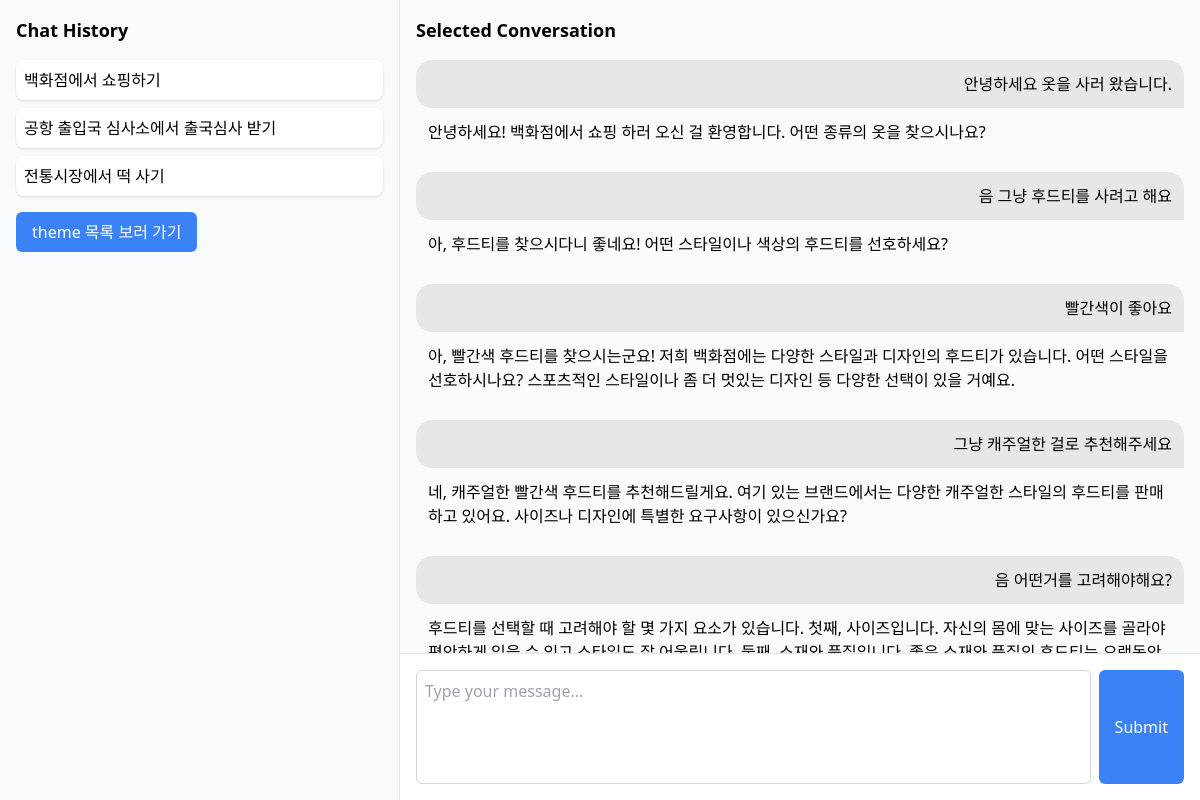
The page /ktalk/init/14/ on the database its author committed.
### ktalk/models.py (models this page shows, shortened)
class ThemeTest(models.Model):
    name = models.CharField(max_length=100)
    inittext = models.TextField()
    assistantrole = models.TextField()

class ConversationTest(models.Model):
    theme = models.ForeignKey(ThemeTest, on_delete=models.CASCADE)
    role = models.CharField(max_length=10)  # 'user' or 'assistant'
    content = models.TextField()

### ktalk/views.py (the view, shortened to what this page needs)
# urls.py: path('init/', views.index, name='index'),
def index(request, theme_id=None):
    themelist = ThemeTest.objects.all().order_by('id')
    theme = None
    conversations = []
    if theme_id:
        theme = get_object_or_404(ThemeTest, id=theme_id)
        conversation_objects = ConversationTest.objects.filter(theme=theme).order_by('id')
        temp_conversations = []
        for conversation in conversation_objects:
            if conversation.role == 'user':
                temp_conversations.append((conversation, None))  # Add user question with a placeholder for the answer
            elif conversation.role == 'assistant' and temp_conversations:
                last_conversation = temp_conversations[-1]
                if last_conversation[1] is None:  # If the last item has no answer
                    temp_conversations[-1] = (last_conversation[0], conversation)  # Pair the last question with this answer
        conversations = [conv for conv in temp_conversations if conv[1] is not None]  # Filter out unanswered questions
    context = {
        'themelist': themelist,
        'theme': theme,
        'conversations': conversations,
    }
    return render(request, 'ktalk/new_index.html', context)

### templates/ktalk/new_index.html (shortened to what this page needs)
<!DOCTYPE html>
<html lang="en">
<head>
    <script src="https://cdn.tailwindcss.com"></script>
    <link rel="stylesheet" href="/static/ktalk/style.css">
</head>
<body class="bg-gray-50">
    <div class="flex h-screen">
        <div class="w-1/3 p-4 border-r border-gray-200 overflow-y-auto">
            <h2 class="text-lg font-semibold mb-4">Chat History</h2>
            <div class="space-y-2">
                {% for theme in themelist %}
                <div class="theme-item p-2 bg-white rounded-lg shadow cursor-pointer">
                    <a href="{% url 'ktalk:index_with_theme' theme.id %}">{{ theme.name }}</a>
                </div>
                {% endfor %}
            </div>
            <div>
                <button class="mt-4 px-4 py-2 bg-blue-500 text-white rounded-md hover:bg-blue-600 transition"><a href="{% url 'ktalk:theme' %}">theme 목록 보러 가기</a></button>
            </div>
        </div>
        <div class="w-2/3 p-4">
            <h2 class="text-lg font-semibold mb-4">Selected Conversation</h2>
            <div class="space-y-4 mb-4 overflow-y-auto">
                {% for question, answer in conversations %}
                    <div class="conversation-item">
                        <div class="question p-3">{{ question.content }}</div>
                        <div class="answer p-3">{{ answer.content }}</div>
                    </div>
                {% endfor %}
            </div>
            <div class="input-area fixed bottom-0 left-1/3 right-0 p-4 bg-white border-t border-gray-200">
                <form method="post" class="flex gap-2">
                    <textarea name="message" rows="4" placeholder="Type your message..." class="fixed-size-textarea flex-1 p-2 border border-gray-300 rounded-md" style="resize: none;"></textarea>
                    <button type="submit" class="submit-button px-4 py-2 bg-blue-500 text-white rounded-md hover:bg-blue-600 transition">Submit</button>
                </form>
            </div>
        </div>
    </div>
</body>
</html>

### static/ktalk/style.css (style rules this page uses)
.question { text-align: right; background-color: #e5e7eb; border-radius: 1rem 1rem 0 1rem; }
.answer { text-align: left; background-color: #f9fafb; border-radius: 1rem 1rem 1rem 0; }
textarea { resize: none; }

### rows shown on the page
ThemeTest: name "백화점에서 쇼핑하기"
ThemeTest: name "공항 출입국 심사소에서 출국심사 받기"
ThemeTest: name "전통시장에서 떡 사기"
ConversationTest: content "안녕하세요 옷을 사러 왔습니다.", content "안녕하세요! 백화점에서 쇼핑 하러 오신 걸 환영합니다. 어떤 종류의 옷을 찾으시나요?"
ConversationTest: content "음 그냥 후드티를 사려고 해요", content "아, 후드티를 찾으시다니 좋네요! 어떤 스타일이나 색상의 후드티를 선호하세요?"
ConversationTest: content "빨간색이 좋아요", content "아, 빨간색 후드티를 찾으시는군요! 저희 백화점에는 다양한 스타일과 디자인의 후드티가 있습니다. 어떤 스타일을 선호하시나요? 스포츠적인 스타일이나 좀 더 멋있는 디자인 등 다양한 선택이 있을 거예요."
ConversationTest: content "그냥 캐주얼한 걸로 추천해주세요", content "네, 캐주얼한 빨간색 후드티를 추천해드릴게요. 여기 있는 브랜드에서는 다양한 캐주얼한 스타일의 후드티를 판매하고 있어요. 사이즈나 디자인에 특별한 요구사항이 있으신가요?"
ConversationTest: content "음 어떤거를 고려해야해요?", content "후드티를 선택할 때 고려해야 할 몇 가지 요소가 있습니다. 첫째, 사이즈입니다. 자신의 몸에 맞는 사이즈를 골라야 편안하게 입을 수 있고 스타일도 잘 어울립니다. 둘째, 소재와 품질입니다. 좋은 소재와 품질의 후드티는 오랫동안…"
